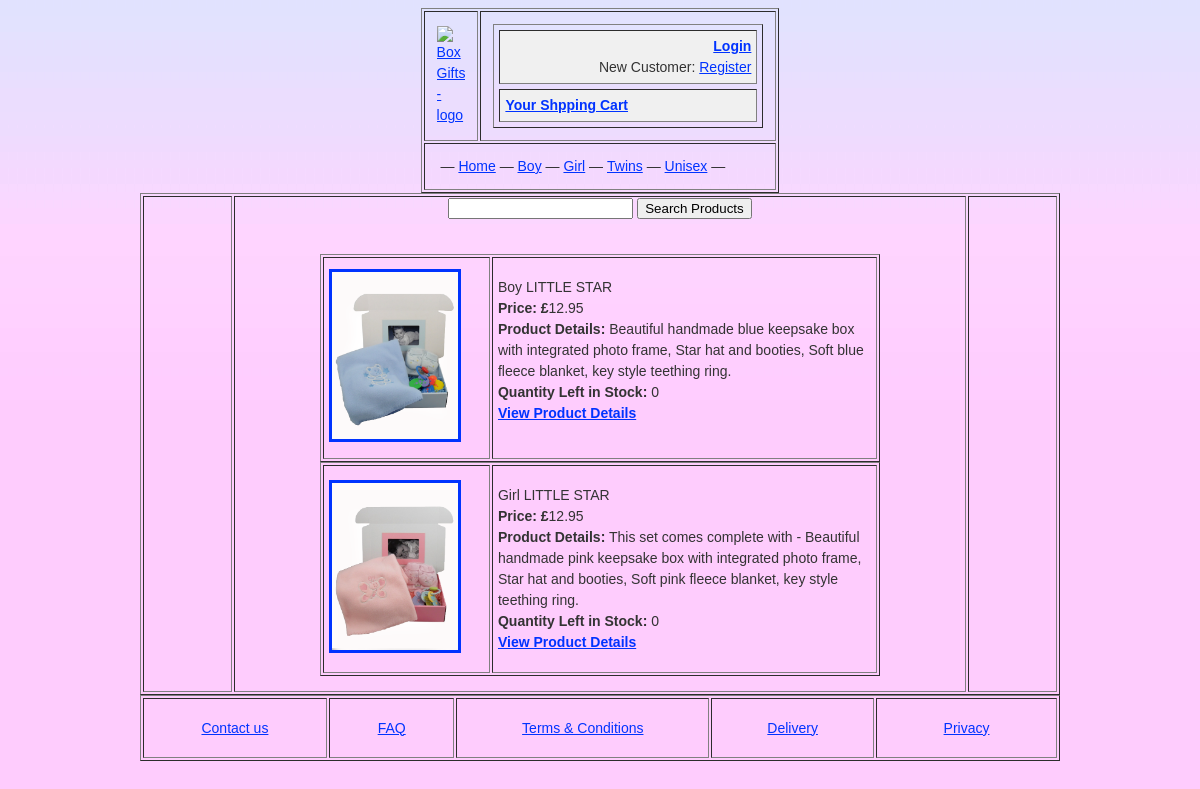
/store/index.php, run on the app's committed database.
### tables this page shows
CREATE TABLE products(
    id BIGINT NOT NULL AUTO_INCREMENT PRIMARY KEY,
    productName VARCHAR(255) NOT NULL UNIQUE KEY,
	productPrice FLOAT NOT NULL,
    productCategory VARCHAR(100) NOT NULL,
	productSubcategory VARCHAR(100) NOT NULL,
    productDescription TEXT,
    productQuantity BIGINT NOT NULL,
    productDateAdded DATE NOT NULL,
    INDEX (id, productName)
    );

### store/storescripts/mysql.inc.php (called while the page is built, shortened)
<?php
function connect()
{
$db_Link = mysql_connect(DB_HOST, DB_USER, DB_PASS) or die ('Cannot connect to the MySQL Server. Please go and check your username, password and database parameters in your configuration file.');
return $db_Link;
}
function query($query)
{
if(!isset($db_Link))
$db_Link = connect();
$result = mysql_query($query, $db_Link) or die('Error: ' . mysql_error());
$lastInsertID = mysql_insert_id($db_Link);
$returnArray = array();
$i=0;
while ($row = mysql_fetch_array($result, MYSQL_BOTH))
if ($row)
$returnArray[$i++]=$row;
return $returnArray;
}
?>

### store/index.php (the view, shortened to what this page needs)
<?php
$dynamicList = "";
$sql = "SELECT * FROM products ORDER BY productDateAdded DESC LIMIT 6";
$res = query($sql);
if($res) {
foreach ($res as $row) {
		$id = $row["id"];
		$productName = $row["productName"];
		$productPrice = $row["productPrice"];
		$productDescription = $row["productDescription"];
		$productQuantity = $row["productQuantity"];
		$dynamicList .= '<table width="560px" height="190px" border="1" cellpadding="5">
        <tr>
          <td width="130px" height="190px"><a href="product.php?id='. $id .'"><img style="border-color:#C03 3px solid;" src="../Images/Products/'.$id.'.jpg" alt="'.$productName.'" width="126" height="167" border="3px"></a></td>
          <td width="320px" height="190px" valign="top"><p>'. $productName.'<br><strong>Price: £</strong>'. $productPrice .'<br><strong>Product Details:</strong> '. $productDescription . '<br><strong>Quantity Left in Stock:</strong> ' . $productQuantity . '<br><a href="product.php?id='. $id .'"><strong>View Product Details</strong></a></p></td>
        </tr>
      </table>';
}
}else{
	$dynamicList = "There is no products on the system yet";
mysql_close();
}
?>
<!DOCTYPE HTML>
<html>
<head>
<link rel="stylesheet" href="../css/mainStyle.css" type="text/css" media="screen">
</head>
<body>
<div align="center" id="mainWraper">
	<?php include_once("template_header.php");?>
	<div id="pageContent">
	 <table width="920px" border="1">
  <tr>
    <td width="65" valign="top"><strong></strong>
      </td>
    <td width="200" align="center" valign="top"><?php include_once("search.php"); ?><br/><p><?php echo $dynamicList; ?></p>
      </td>
    <td width="65" valign="top"><strong></strong></td>
  </tr>
</table>
  </div>
    <?php include_once("template_footer.php");?>
</div>
</body>
</html>

### store/template_header.php
<div id="pageHeader"><table width="91
0" height="35" border="1" align="center" cellpadding="12">
  <tr>
    <td width="321"><a href="http://kovachev.dreamhosters.com/store/index.php"><img src="http://kovachev.dreamhosters.com/Images/box_gifts1.jpg" alt="Box Gifts - logo" width="600" height="60" border="0"></a></td>
    <td width="280px" align="right"><table width="270" border="1" cellpadding="5" cellspacing="5">
      <tr>
        <td align="right" valign="middle" bgcolor="#F0F0F0">
		<?php
        if(isset($_SESSION['customer']) && $_SESSION['customer']!="")
			{
			echo "Hello: '$_SESSION[customer]', here you can:";
     		echo ("<a href='../store/storescripts/logout.php'><strong>Logout</strong></a>");
			}
				else
				{
      				echo ("<a href='../customer/customer_login.php'><strong>Login</strong></a><br/>");
					echo ("New Customer: <a href='../customer/new_cust_register.php'>Register</a>");
				}
		?>
     </td>
      </tr>
      <tr>
        <td align="left" valign="middle" bgcolor="#F0F0F0"><strong><a href="../store/cart.php"> Your Shpping Cart</a></strong></td>
      </tr>
    </table></td>
  </tr>
  <tr>
    <td colspan="3">&nbsp;&mdash;&nbsp;<a href="http://kovachev.dreamhosters.com/store/index.php">Home</a>&nbsp;&mdash;&nbsp;<a href="#">Boy</a>&nbsp;&mdash;&nbsp;<a href="#">Girl</a>&nbsp;&mdash;&nbsp;<a href="#">Twins</a>&nbsp;&mdash;&nbsp;<a href="#">Unisex</a>&nbsp;&mdash;&nbsp;</td>
    </tr>
    </table>
</div>

### store/search.php (shortened to what this page needs)
<?php
if (array_key_exists('search', $_POST))
{
$searchInput = $_POST['searchInput'];
$products = query("SELECT * FROM products WHERE productName like '%$searchInput%'");
if ($products)
{
$productCount = count($products);
?>
<div>There are a total of <?php echo $productCount; ?> shown.<form action="index.php"><input type="submit" name="button" value="Search New Product"></form></div>
<table border="1" cellpadding="5" cellspacing="5">
<tr>
<td><strong>Product Name:</strong></td>
<td><strong>Product Description:</strong></td>
<td><strong>Product Price:</strong></td>
</tr>
<?php
foreach ($products as $product)
{
?>
<tr>
<td><?php echo $product['productName']; ?></td>
<td><?php echo $product['productDescription']; ?></td>
<td><?php echo $product['productPrice']; ?></td>
</tr>
<?php
}
}
else
{
echo "There are no products in the database.";
}
?>
</table>
<?php
}
else
{
	?>
<form name="searchform" action="<?php echo $_SERVER['file:///Macintosh HD/Applications/MAMP/htdocs/PHP_SELF']; ?>" method="POST" />
<input type="text" name="searchInput" value="<?php echo $searchInput; ?>" />
<input type="submit" name="search" value="Search Products" />
<?php } ?>

### store/template_footer.php
<div id="pageFooter">
  <table width="920px" border="1" align="center">
    <tr>
      <td width="119" height="56" align="center"><a href="http://kovachev.dreamhosters.com/store/contact.php">Contact us</a></td>
      <td width="80" align="center"><a href="#">FAQ</a></td>
      <td width="165" align="center"><a href="#">Terms &amp; Conditions</a></td>
      <td width="105" align="center"><a href="#">Delivery</a></td>
      <td width="117" align="center"><a href="#">Privacy</a></td>
    </tr>
  </table>
</div>

### css/mainStyle.css (style rules this page uses)
body,td,th { font-family: Arial, Helvetica, sans-serif; font-size: 14px; color: #333; line-height:1.5em; }
body { background-color: #FECCFD; background-image: url(../Images/bgImage.jpg); background-repeat: repeat-x; }
a:link { color: #03F; }
#pageHeader { color:#F00; }
#pageContent { color:#333; }
#pageFooter { color:#999; }

### data on the page
products: shows a picture, productName "Boy LITTLE STAR", productPrice "12.95", productDescription "Beautiful handmade blue keepsake box with integrated photo frame, Star hat and booties, Soft blue fleece blanket, key style teething ring.", productQuantity "0"
products: shows a picture, productName "Girl LITTLE STAR", productPrice "12.95", productDescription "This set comes complete with - Beautiful handmade pink keepsake box with integrated photo frame, Star hat and booties, Soft pink fleece blanket, key style teething ring.", productQuantity "0"
